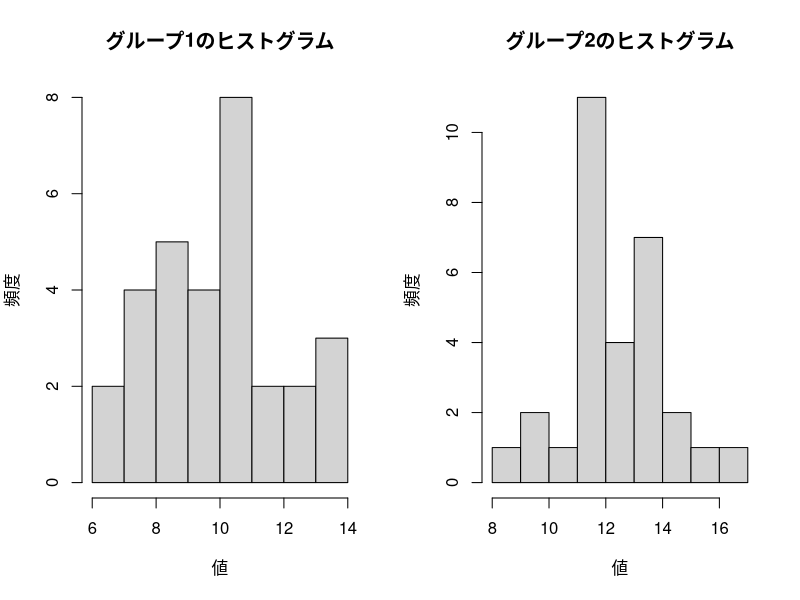

Write R code to recreate this figure.
# T検定のサンプルコード

# サンプルデータの作成
set.seed(123) # 再現性のため
group1 <- rnorm(30, mean = 10, sd = 2) # 平均10、標準偏差2の正規分布から30個のデータ
group2 <- rnorm(30, mean = 12, sd = 2) # 平均12、標準偏差2の正規分布から30個のデータ

# データの可視化
par(mfrow=c(1,2))
hist(group1, main="グループ1のヒストグラム", xlab="値", ylab="頻度")
hist(group2, main="グループ2のヒストグラム", xlab="値", ylab="頻度")


# 基本統計量の計算
cat("\nグループ1の平均値:", mean(group1))
cat("\nグループ1の標準偏差:", sd(group1))
cat("\nグループ2の平均値:", mean(group2))
cat("\nグループ2の標準偏差:", sd(group2))

# 対応のない2群のt検定の実行
t_test_result <- t.test(group1, group2)

# 結果の表示
cat("\n\nt検定の結果:")
cat("\nt値:", t_test_result$statistic)
cat("\n自由度:", t_test_result$parameter)
cat("\np値:", t_test_result$p.value)
cat("\n95%信頼区間:", t_test_result$conf.int)

# 結果の解釈
if(t_test_result$p.value < 0.05) {
  cat("\n\n結果: 2つのグループ間に統計的に有意な差があります（p < 0.05）")
} else {
  cat("\n\n結果: 2つのグループ間に統計的に有意な差はありません（p >= 0.05）")
}
